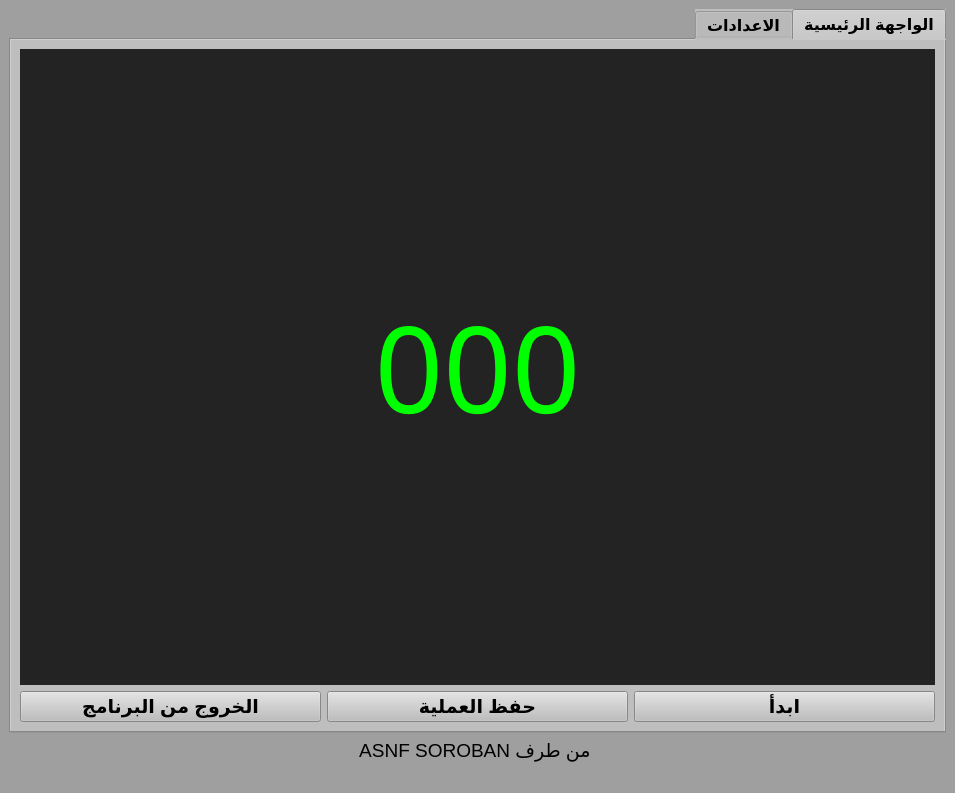
<?xml version="1.0" encoding="UTF-8"?>
<ui version="4.0">
 <class>MainWindow</class>
 <widget class="QMainWindow" name="MainWindow">
  <property name="geometry">
   <rect>
    <x>0</x>
    <y>0</y>
    <width>955</width>
    <height>793</height>
   </rect>
  </property>
  <property name="font">
   <font>
    <pointsize>12</pointsize>
    <weight>75</weight>
    <bold>true</bold>
   </font>
  </property>
  <property name="windowTitle">
   <string>Soroban Trainer</string>
  </property>
  <property name="styleSheet">
   <string notr="true">background-color: rgb(159, 159, 159);</string>
  </property>
  <widget class="QWidget" name="centralwidget">
   <property name="enabled">
    <bool>true</bool>
   </property>
   <property name="font">
    <font>
     <pointsize>12</pointsize>
    </font>
   </property>
   <layout class="QVBoxLayout" name="verticalLayout_2" stretch="0,0">
    <item>
     <layout class="QVBoxLayout" name="verticalLayout_3" stretch="0">
      <item>
       <widget class="QTabWidget" name="tabWidget">
        <property name="font">
         <font>
          <family>MS Shell Dlg 2</family>
          <pointsize>12</pointsize>
          <weight>75</weight>
          <italic>false</italic>
          <bold>true</bold>
         </font>
        </property>
        <property name="layoutDirection">
         <enum>Qt::RightToLeft</enum>
        </property>
        <property name="styleSheet">
         <string notr="true">background-color: rgb(190, 190, 190);</string>
        </property>
        <property name="currentIndex">
         <number>0</number>
        </property>
        <widget class="QWidget" name="mainframe">
         <property name="font">
          <font>
           <pointsize>12</pointsize>
           <weight>75</weight>
           <bold>true</bold>
          </font>
         </property>
         <property name="autoFillBackground">
          <bool>false</bool>
         </property>
         <attribute name="title">
          <string>الواجهة الرئيسية</string>
         </attribute>
         <layout class="QVBoxLayout" name="verticalLayout_4" stretch="10,1">
          <item>
           <widget class="QWidget" name="horizontalWidget_2" native="true">
            <property name="styleSheet">
             <string notr="true">background-color: rgb(35, 35, 35);</string>
            </property>
            <layout class="QHBoxLayout" name="horizontalLayout_2">
             <item>
              <widget class="QLabel" name="label">
               <property name="font">
                <font>
                 <family>Impact</family>
                 <pointsize>90</pointsize>
                 <weight>50</weight>
                 <bold>false</bold>
                 <underline>false</underline>
                 <strikeout>false</strikeout>
                </font>
               </property>
               <property name="text">
                <string>&lt;html&gt;&lt;head/&gt;&lt;body&gt;&lt;p align=&quot;center&quot;&gt;&lt;span style=&quot; color:#00ff00;&quot;&gt;000&lt;/span&gt;&lt;/p&gt;&lt;/body&gt;&lt;/html&gt;</string>
               </property>
              </widget>
             </item>
            </layout>
           </widget>
          </item>
          <item>
           <layout class="QHBoxLayout" name="horizontalLayout">
            <item>
             <widget class="QPushButton" name="start">
              <property name="font">
               <font>
                <pointsize>14</pointsize>
                <weight>75</weight>
                <bold>true</bold>
               </font>
              </property>
              <property name="text">
               <string>ابدأ</string>
              </property>
             </widget>
            </item>
            <item>
             <widget class="QPushButton" name="save">
              <property name="font">
               <font>
                <pointsize>14</pointsize>
                <weight>75</weight>
                <bold>true</bold>
               </font>
              </property>
              <property name="text">
               <string>حفظ العملية</string>
              </property>
             </widget>
            </item>
            <item>
             <widget class="QPushButton" name="exit">
              <property name="font">
               <font>
                <pointsize>14</pointsize>
                <weight>75</weight>
                <bold>true</bold>
               </font>
              </property>
              <property name="text">
               <string>الخروج من البرنامج</string>
              </property>
             </widget>
            </item>
           </layout>
          </item>
         </layout>
        </widget>
        <widget class="QWidget" name="tab_4">
         <attribute name="title">
          <string>الاعدادات</string>
         </attribute>
         <layout class="QVBoxLayout" name="verticalLayout" stretch="3,3,1">
          <item>
           <layout class="QHBoxLayout" name="horizontalLayout_3">
            <item>
             <widget class="QGroupBox" name="verticalGroupBox">
              <property name="font">
               <font>
                <family>MS Shell Dlg 2</family>
                <pointsize>12</pointsize>
                <weight>75</weight>
                <italic>false</italic>
                <bold>true</bold>
               </font>
              </property>
              <property name="layoutDirection">
               <enum>Qt::RightToLeft</enum>
              </property>
              <property name="title">
               <string>اعدادات الوقت</string>
              </property>
              <property name="flat">
               <bool>false</bool>
              </property>
              <layout class="QVBoxLayout" name="verticalLayout_5">
               <item>
                <layout class="QHBoxLayout" name="horizontalLayout_5">
                 <item>
                  <widget class="QLabel" name="label_2">
                   <property name="font">
                    <font>
                     <pointsize>12</pointsize>
                     <weight>75</weight>
                     <bold>true</bold>
                    </font>
                   </property>
                   <property name="text">
                    <string>وقت ظهور العدد</string>
                   </property>
                  </widget>
                 </item>
                 <item>
                  <widget class="QSpinBox" name="appearTime">
                   <property name="font">
                    <font>
                     <pointsize>12</pointsize>
                     <weight>75</weight>
                     <bold>true</bold>
                    </font>
                   </property>
                   <property name="layoutDirection">
                    <enum>Qt::LeftToRight</enum>
                   </property>
                   <property name="minimum">
                    <number>100</number>
                   </property>
                   <property name="maximum">
                    <number>10000</number>
                   </property>
                   <property name="singleStep">
                    <number>100</number>
                   </property>
                   <property name="value">
                    <number>400</number>
                   </property>
                  </widget>
                 </item>
                </layout>
               </item>
               <item>
                <layout class="QHBoxLayout" name="horizontalLayout_6">
                 <item>
                  <widget class="QLabel" name="label_3">
                   <property name="font">
                    <font>
                     <pointsize>12</pointsize>
                     <weight>75</weight>
                     <bold>true</bold>
                    </font>
                   </property>
                   <property name="text">
                    <string>وقت المسح</string>
                   </property>
                  </widget>
                 </item>
                 <item>
                  <widget class="QSpinBox" name="eraseTime">
                   <property name="font">
                    <font>
                     <pointsize>12</pointsize>
                     <weight>75</weight>
                     <bold>true</bold>
                    </font>
                   </property>
                   <property name="layoutDirection">
                    <enum>Qt::LeftToRight</enum>
                   </property>
                   <property name="minimum">
                    <number>100</number>
                   </property>
                   <property name="maximum">
                    <number>10000</number>
                   </property>
                   <property name="singleStep">
                    <number>100</number>
                   </property>
                   <property name="value">
                    <number>200</number>
                   </property>
                  </widget>
                 </item>
                </layout>
               </item>
              </layout>
             </widget>
            </item>
            <item>
             <widget class="QGroupBox" name="verticalGroupBox">
              <property name="font">
               <font>
                <pointsize>12</pointsize>
                <weight>75</weight>
                <bold>true</bold>
               </font>
              </property>
              <property name="layoutDirection">
               <enum>Qt::RightToLeft</enum>
              </property>
              <property name="title">
               <string>اعدادات العمليات</string>
              </property>
              <layout class="QVBoxLayout" name="verticalLayout_6">
               <item>
                <widget class="QRadioButton" name="addsub">
                 <property name="layoutDirection">
                  <enum>Qt::RightToLeft</enum>
                 </property>
                 <property name="text">
                  <string>جمع و طرح</string>
                 </property>
                 <property name="checked">
                  <bool>true</bool>
                 </property>
                </widget>
               </item>
               <item>
                <layout class="QHBoxLayout" name="horizontalLayout_7">
                 <item>
                  <widget class="QLabel" name="label_4">
                   <property name="font">
                    <font>
                     <pointsize>12</pointsize>
                     <weight>75</weight>
                     <bold>true</bold>
                    </font>
                   </property>
                   <property name="text">
                    <string>طول العملية</string>
                   </property>
                  </widget>
                 </item>
                 <item>
                  <widget class="QSpinBox" name="howmany">
                   <property name="layoutDirection">
                    <enum>Qt::LeftToRight</enum>
                   </property>
                   <property name="minimum">
                    <number>2</number>
                   </property>
                   <property name="maximum">
                    <number>10000</number>
                   </property>
                   <property name="value">
                    <number>10</number>
                   </property>
                  </widget>
                 </item>
                </layout>
               </item>
               <item>
                <layout class="QHBoxLayout" name="horizontalLayout_8">
                 <item>
                  <widget class="QLabel" name="label_5">
                   <property name="text">
                    <string>عدد الارقام في العدد</string>
                   </property>
                  </widget>
                 </item>
                 <item>
                  <widget class="QSpinBox" name="digits">
                   <property name="layoutDirection">
                    <enum>Qt::LeftToRight</enum>
                   </property>
                   <property name="minimum">
                    <number>2</number>
                   </property>
                   <property name="maximum">
                    <number>7</number>
                   </property>
                   <property name="value">
                    <number>3</number>
                   </property>
                  </widget>
                 </item>
                </layout>
               </item>
              </layout>
             </widget>
            </item>
           </layout>
          </item>
          <item>
           <layout class="QHBoxLayout" name="horizontalLayout_9">
            <item>
             <widget class="QGroupBox" name="verticalGroupBox">
              <property name="font">
               <font>
                <pointsize>12</pointsize>
                <weight>75</weight>
                <bold>true</bold>
               </font>
              </property>
              <property name="layoutDirection">
               <enum>Qt::RightToLeft</enum>
              </property>
              <property name="title">
               <string>نوع العمليات</string>
              </property>
              <layout class="QVBoxLayout" name="verticalLayout_7">
               <item>
                <layout class="QHBoxLayout" name="horizontalLayout_11">
                 <item>
                  <widget class="QCheckBox" name="simple">
                   <property name="layoutDirection">
                    <enum>Qt::RightToLeft</enum>
                   </property>
                   <property name="text">
                    <string>بسيط</string>
                   </property>
                   <property name="checked">
                    <bool>true</bool>
                   </property>
                  </widget>
                 </item>
                </layout>
               </item>
               <item>
                <layout class="QHBoxLayout" name="horizontalLayout_12">
                 <item>
                  <widget class="QCheckBox" name="complex5pos">
                   <property name="layoutDirection">
                    <enum>Qt::RightToLeft</enum>
                   </property>
                   <property name="text">
                    <string>مركب 5 موجب</string>
                   </property>
                  </widget>
                 </item>
                </layout>
               </item>
               <item>
                <layout class="QHBoxLayout" name="horizontalLayout_13">
                 <item>
                  <widget class="QCheckBox" name="complex5neg">
                   <property name="layoutDirection">
                    <enum>Qt::RightToLeft</enum>
                   </property>
                   <property name="text">
                    <string>مركب 5 سالب</string>
                   </property>
                  </widget>
                 </item>
                </layout>
               </item>
               <item>
                <layout class="QHBoxLayout" name="horizontalLayout_14">
                 <item>
                  <widget class="QCheckBox" name="complex10pos">
                   <property name="layoutDirection">
                    <enum>Qt::RightToLeft</enum>
                   </property>
                   <property name="text">
                    <string>مركب 10 موجب</string>
                   </property>
                  </widget>
                 </item>
                </layout>
               </item>
               <item>
                <layout class="QHBoxLayout" name="horizontalLayout_15">
                 <item>
                  <widget class="QCheckBox" name="complex10neg">
                   <property name="layoutDirection">
                    <enum>Qt::RightToLeft</enum>
                   </property>
                   <property name="text">
                    <string>مركب 10 سالب</string>
                   </property>
                  </widget>
                 </item>
                </layout>
               </item>
              </layout>
             </widget>
            </item>
            <item>
             <widget class="QGroupBox" name="verticalGroupBox_2">
              <property name="font">
               <font>
                <pointsize>12</pointsize>
                <weight>75</weight>
                <bold>true</bold>
               </font>
              </property>
              <property name="layoutDirection">
               <enum>Qt::RightToLeft</enum>
              </property>
              <property name="title">
               <string>اعدادات الحواجز</string>
              </property>
              <layout class="QVBoxLayout" name="verticalLayout_8">
               <item>
                <layout class="QHBoxLayout" name="horizontalLayout_16">
                 <item>
                  <widget class="QCheckBox" name="checkBox">
                   <property name="layoutDirection">
                    <enum>Qt::RightToLeft</enum>
                   </property>
                   <property name="text">
                    <string>اضافة حواجز </string>
                   </property>
                  </widget>
                 </item>
                </layout>
               </item>
               <item>
                <layout class="QHBoxLayout" name="horizontalLayout_17">
                 <item>
                  <widget class="QLabel" name="label_6">
                   <property name="text">
                    <string>مستوى الصعوبة</string>
                   </property>
                  </widget>
                 </item>
                 <item>
                  <widget class="QSpinBox" name="obstacles">
                   <property name="layoutDirection">
                    <enum>Qt::LeftToRight</enum>
                   </property>
                   <property name="minimum">
                    <number>1</number>
                   </property>
                   <property name="maximum">
                    <number>3</number>
                   </property>
                  </widget>
                 </item>
                </layout>
               </item>
              </layout>
             </widget>
            </item>
           </layout>
          </item>
          <item>
           <layout class="QHBoxLayout" name="horizontalLayout_18">
            <item>
             <widget class="QPushButton" name="pushButton">
              <property name="font">
               <font>
                <pointsize>14</pointsize>
                <weight>75</weight>
                <bold>true</bold>
               </font>
              </property>
              <property name="text">
               <string>Excel استخراج ملف </string>
              </property>
             </widget>
            </item>
            <item>
             <widget class="QPushButton" name="exit2">
              <property name="font">
               <font>
                <pointsize>14</pointsize>
                <weight>75</weight>
                <bold>true</bold>
               </font>
              </property>
              <property name="text">
               <string>الخروج من البرنامج</string>
              </property>
             </widget>
            </item>
           </layout>
          </item>
         </layout>
        </widget>
       </widget>
      </item>
     </layout>
    </item>
    <item>
     <widget class="QLabel" name="label_7">
      <property name="text">
       <string>&lt;html&gt;&lt;head/&gt;&lt;body&gt;&lt;p align=&quot;center&quot;&gt;&lt;span style=&quot; font-size:14pt;&quot;&gt;ASNF SOROBAN من طرف &lt;/span&gt;&lt;/p&gt;&lt;/body&gt;&lt;/html&gt;</string>
      </property>
     </widget>
    </item>
   </layout>
  </widget>
  <widget class="QMenuBar" name="menubar">
   <property name="geometry">
    <rect>
     <x>0</x>
     <y>0</y>
     <width>955</width>
     <height>21</height>
    </rect>
   </property>
  </widget>
  <widget class="QStatusBar" name="statusbar"/>
 </widget>
 <resources/>
 <connections/>
</ui>
